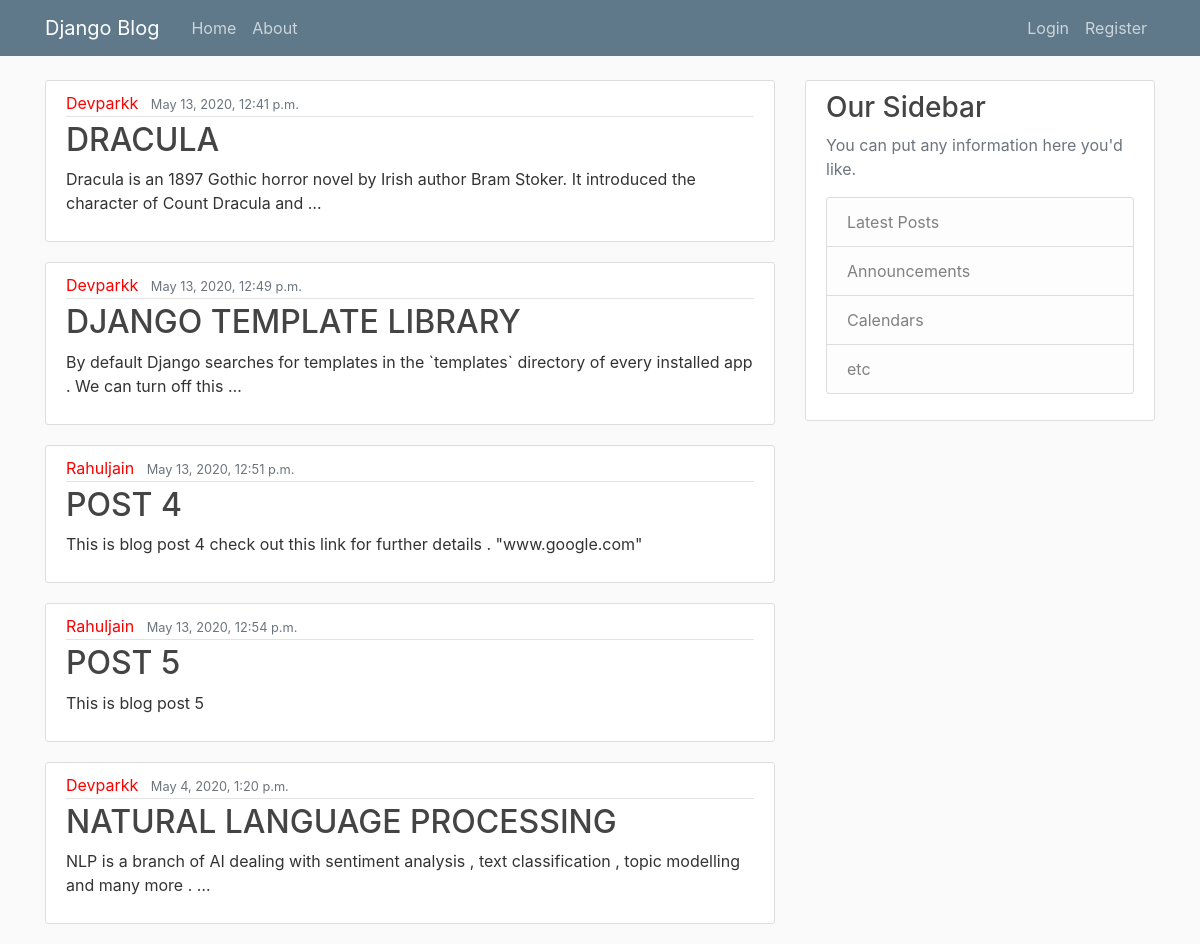
The page / on the database its author committed.
### blog/models.py (models this page shows, shortened)
class Post (models.Model) :
    title = models.CharField(max_length = 100)
    content = models.TextField()
    date_posted = models.DateTimeField(default = timezone.now)
    author = models.ForeignKey(User , on_delete = models.CASCADE )

### blog/views.py (the view)
# urls.py: path('' , views.home , name ='blog-home'),  # empty path means home page of our blog app
def home (request ) :
    context = {
        'posts' : posts
    }
    return render(request , 'blog/home.html' , context  )

### blog/templates/blog/home.html
{% extends 'blog/base.html' %}
{% block content %}
    {% for post in posts %}
        <article class="media content-section">
            <div class="media-body">
            <div class="article-metadata">
                <a class="mr-2" href="#" style = "color : red ; ">{{ post.author|title }}</a>
                <small class="text-muted">{{ post.date_posted }}</small>
            </div>
            <h2><a class="article-title" href="#">{{ post.title|upper }}</a></h2>
            <p class="article-content">{{ post.content|truncatewords:20 }}</p>
            </div>
        </article>
    {% endfor %}
{% endblock content %}

### blog/templates/blog/base.html (shortened to what this page needs)
{% load static %}
<!DOCTYPE html>
<html>
<head>
    <link rel="stylesheet" href="https://maxcdn.bootstrapcdn.com/bootstrap/4.0.0/css/bootstrap.min.css">
    <link rel="stylesheet" href="{% static "blog/main.css" %}">
</head>
<body>
    <header class="site-header">
        <nav class="navbar navbar-expand-md navbar-dark bg-steel fixed-top">
        <div class="container">
            <a class="navbar-brand mr-4" href="{% url "blog-home" %}">Django Blog</a>
            <div class="collapse navbar-collapse" id="navbarToggle">
            <div class="navbar-nav mr-auto">
                <a class="nav-item nav-link" href="{% url "blog-home" %}" >Home</a>
                <a class="nav-item nav-link" href="{% url "blog-about" %}">About</a>
            </div>
            <div class="navbar-nav">
                {% if user.is_authenticated %}
                    <a class= "nav-item nav-link" href="{% url 'profile' %}">Profile</a>
                    <a class = "nav-item nav-link" href="{% url 'logout' %}">Logout </a>
                {% else %}
                    <a class="nav-item nav-link" href="{% url 'login' %}">Login</a>
                    <a class="nav-item nav-link" href="{% url 'register' %}">Register</a>
                {% endif %}
            </div>
            </div>
        </div>
        </nav>
    </header>
    <main role="main" class="container">
    <div class="row">
        <div class="col-md-8">
        {% block content %}{% endblock %}
        </div>
        <div class="col-md-4">
        <div class="content-section">
            <h3>Our Sidebar</h3>
            <p class='text-muted'>You can put any information here you'd like.
            <ul class="list-group">
                <li class="list-group-item list-group-item-light">Latest Posts</li>
                <li class="list-group-item list-group-item-light">Announcements</li>
                <li class="list-group-item list-group-item-light">Calendars</li>
                <li class="list-group-item list-group-item-light">etc</li>
            </ul>
            </p>
        </div>
        </div>
    </div>
    </main>
</body>
</html>

### blog/static/blog/main.css (style rules this page uses)
body { background:#fafafa ; color:#333333 ; margin-top: 5rem; }
h1, h2, h3, h4, h5, h6 { color: #444444; }
ul { margin: 0; }
.bg-steel { background-color: #5f788a; }
.site-header .navbar-nav .nav-link { color: #cbd5db; }
.content-section { background: #ffffff ; padding: 10px 20px; border: 1px solid #dddddd; border-radius: 3px; margin-bottom: 20px; }
.article-title { color: #444444; }
.article-content { white-space: pre-line; }
.article-metadata { padding-bottom: 1px; margin-bottom: 4px; border-bottom: 1px solid #e3e3e3 }

### rows shown on the page
Post: author "Devparkk", date_posted "May 13, 2020, 12:41 p.m.", title "DRACULA", content "Dracula is an 1897 Gothic horror novel by Irish author Bram Stoker. It introduced the character of Count Dracula and …"
Post: author "Devparkk", date_posted "May 13, 2020, 12:49 p.m.", title "DJANGO TEMPLATE LIBRARY", content "By default Django searches for templates in the `templates` directory of every installed app . We can turn off this …"
Post: author "Rahuljain", date_posted "May 13, 2020, 12:51 p.m.", title "POST 4", content "This is blog post 4 check out this link for further details . \"www.google.com\""
Post: author "Rahuljain", date_posted "May 13, 2020, 12:54 p.m.", title "POST 5", content "This is blog post 5"
Post: author "Devparkk", date_posted "May 4, 2020, 1:20 p.m.", title "NATURAL LANGUAGE PROCESSING", content "NLP is a branch of AI dealing with sentiment analysis , text classification , topic modelling and many more . …"
